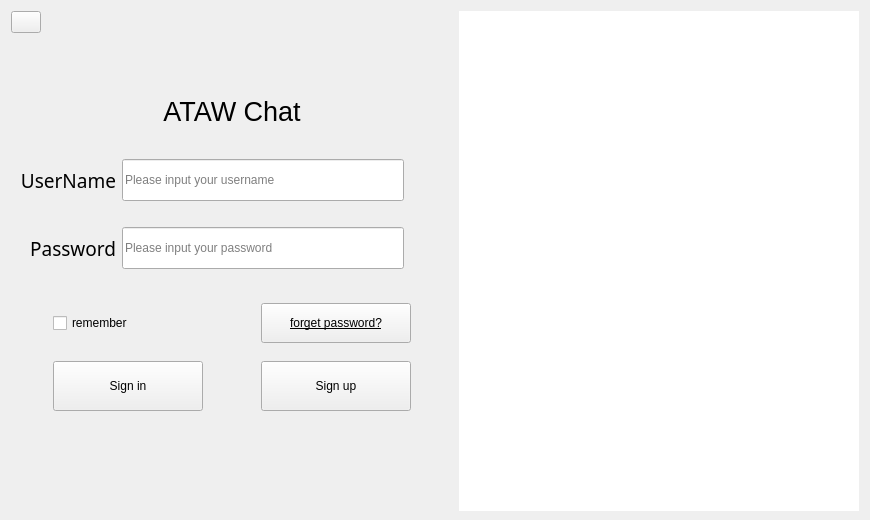
<?xml version="1.0" encoding="UTF-8"?>
<ui version="4.0">
 <class>Page_login</class>
 <widget class="QWidget" name="Page_login">
  <property name="geometry">
   <rect>
    <x>0</x>
    <y>0</y>
    <width>870</width>
    <height>520</height>
   </rect>
  </property>
  <property name="minimumSize">
   <size>
    <width>870</width>
    <height>520</height>
   </size>
  </property>
  <property name="maximumSize">
   <size>
    <width>900</width>
    <height>520</height>
   </size>
  </property>
  <property name="sizeIncrement">
   <size>
    <width>0</width>
    <height>0</height>
   </size>
  </property>
  <property name="windowTitle">
   <string>登录</string>
  </property>
  <property name="windowIcon">
   <iconset resource="../res.qrc">
    <normaloff>:/icon</normaloff>:/icon</iconset>
  </property>
  <property name="toolTip">
   <string>这是登录界面</string>
  </property>
  <property name="styleSheet">
   <string notr="true"/>
  </property>
  <layout class="QGridLayout" name="gridLayout">
   <item row="4" column="0">
    <spacer name="verticalSpacer_5">
     <property name="orientation">
      <enum>Qt::Vertical</enum>
     </property>
     <property name="sizeType">
      <enum>QSizePolicy::Maximum</enum>
     </property>
     <property name="sizeHint" stdset="0">
      <size>
       <width>20</width>
       <height>8</height>
      </size>
     </property>
    </spacer>
   </item>
   <item row="7" column="0">
    <widget class="QWidget" name="widget" native="true">
     <property name="minimumSize">
      <size>
       <width>0</width>
       <height>45</height>
      </size>
     </property>
     <property name="maximumSize">
      <size>
       <width>16777215</width>
       <height>200</height>
      </size>
     </property>
     <layout class="QGridLayout" name="gridLayout_2">
      <property name="topMargin">
       <number>0</number>
      </property>
      <item row="3" column="4">
       <widget class="QPushButton" name="btn_register">
        <property name="minimumSize">
         <size>
          <width>150</width>
          <height>50</height>
         </size>
        </property>
        <property name="maximumSize">
         <size>
          <width>150</width>
          <height>16777215</height>
         </size>
        </property>
        <property name="styleSheet">
         <string notr="true"/>
        </property>
        <property name="text">
         <string>Sign up</string>
        </property>
       </widget>
      </item>
      <item row="3" column="3">
       <spacer name="horizontalSpacer_2">
        <property name="orientation">
         <enum>Qt::Horizontal</enum>
        </property>
        <property name="sizeType">
         <enum>QSizePolicy::Minimum</enum>
        </property>
        <property name="sizeHint" stdset="0">
         <size>
          <width>40</width>
          <height>20</height>
         </size>
        </property>
       </spacer>
      </item>
      <item row="3" column="1">
       <widget class="QPushButton" name="bin_login">
        <property name="minimumSize">
         <size>
          <width>150</width>
          <height>50</height>
         </size>
        </property>
        <property name="maximumSize">
         <size>
          <width>150</width>
          <height>16777215</height>
         </size>
        </property>
        <property name="styleSheet">
         <string notr="true"/>
        </property>
        <property name="text">
         <string>Sign in</string>
        </property>
       </widget>
      </item>
      <item row="1" column="4">
       <widget class="QPushButton" name="btn_forget">
        <property name="minimumSize">
         <size>
          <width>0</width>
          <height>40</height>
         </size>
        </property>
        <property name="maximumSize">
         <size>
          <width>200</width>
          <height>16777215</height>
         </size>
        </property>
        <property name="font">
         <font>
          <underline>true</underline>
         </font>
        </property>
        <property name="layoutDirection">
         <enum>Qt::RightToLeft</enum>
        </property>
        <property name="text">
         <string>forget password?</string>
        </property>
       </widget>
      </item>
      <item row="3" column="5">
       <spacer name="horizontalSpacer_3">
        <property name="orientation">
         <enum>Qt::Horizontal</enum>
        </property>
        <property name="sizeHint" stdset="0">
         <size>
          <width>40</width>
          <height>20</height>
         </size>
        </property>
       </spacer>
      </item>
      <item row="2" column="4">
       <spacer name="verticalSpacer_4">
        <property name="orientation">
         <enum>Qt::Vertical</enum>
        </property>
        <property name="sizeType">
         <enum>QSizePolicy::Maximum</enum>
        </property>
        <property name="sizeHint" stdset="0">
         <size>
          <width>20</width>
          <height>13</height>
         </size>
        </property>
       </spacer>
      </item>
      <item row="4" column="3">
       <spacer name="verticalSpacer">
        <property name="orientation">
         <enum>Qt::Vertical</enum>
        </property>
        <property name="sizeType">
         <enum>QSizePolicy::Maximum</enum>
        </property>
        <property name="sizeHint" stdset="0">
         <size>
          <width>20</width>
          <height>35</height>
         </size>
        </property>
       </spacer>
      </item>
      <item row="1" column="1">
       <widget class="QCheckBox" name="cb_remember">
        <property name="minimumSize">
         <size>
          <width>0</width>
          <height>40</height>
         </size>
        </property>
        <property name="text">
         <string>remember</string>
        </property>
       </widget>
      </item>
      <item row="3" column="0">
       <spacer name="horizontalSpacer_4">
        <property name="orientation">
         <enum>Qt::Horizontal</enum>
        </property>
        <property name="sizeHint" stdset="0">
         <size>
          <width>40</width>
          <height>20</height>
         </size>
        </property>
       </spacer>
      </item>
      <item row="1" column="2" colspan="2">
       <spacer name="horizontalSpacer_5">
        <property name="orientation">
         <enum>Qt::Horizontal</enum>
        </property>
        <property name="sizeHint" stdset="0">
         <size>
          <width>40</width>
          <height>20</height>
         </size>
        </property>
       </spacer>
      </item>
     </layout>
    </widget>
   </item>
   <item row="5" column="0">
    <widget class="QWidget" name="widget_2" native="true">
     <property name="minimumSize">
      <size>
       <width>0</width>
       <height>100</height>
      </size>
     </property>
     <property name="maximumSize">
      <size>
       <width>16777215</width>
       <height>150</height>
      </size>
     </property>
     <layout class="QGridLayout" name="gridLayout_3">
      <property name="bottomMargin">
       <number>0</number>
      </property>
      <item row="0" column="2">
       <spacer name="horizontalSpacer">
        <property name="orientation">
         <enum>Qt::Horizontal</enum>
        </property>
        <property name="sizeType">
         <enum>QSizePolicy::Minimum</enum>
        </property>
        <property name="sizeHint" stdset="0">
         <size>
          <width>40</width>
          <height>20</height>
         </size>
        </property>
       </spacer>
      </item>
      <item row="0" column="1">
       <widget class="QLineEdit" name="le_username">
        <property name="minimumSize">
         <size>
          <width>0</width>
          <height>42</height>
         </size>
        </property>
        <property name="maxLength">
         <number>8</number>
        </property>
        <property name="placeholderText">
         <string>Please input your username</string>
        </property>
       </widget>
      </item>
      <item row="3" column="0">
       <widget class="QLabel" name="lb2">
        <property name="font">
         <font>
          <family>Noto Rashi Hebrew Light</family>
          <pointsize>14</pointsize>
         </font>
        </property>
        <property name="text">
         <string>Password</string>
        </property>
        <property name="alignment">
         <set>Qt::AlignRight|Qt::AlignTrailing|Qt::AlignVCenter</set>
        </property>
       </widget>
      </item>
      <item row="0" column="0">
       <widget class="QLabel" name="lb1">
        <property name="font">
         <font>
          <family>Noto Rashi Hebrew Light</family>
          <pointsize>14</pointsize>
         </font>
        </property>
        <property name="text">
         <string>UserName</string>
        </property>
        <property name="alignment">
         <set>Qt::AlignRight|Qt::AlignTrailing|Qt::AlignVCenter</set>
        </property>
       </widget>
      </item>
      <item row="3" column="1">
       <widget class="QLineEdit" name="le_password">
        <property name="minimumSize">
         <size>
          <width>0</width>
          <height>42</height>
         </size>
        </property>
        <property name="maxLength">
         <number>8</number>
        </property>
        <property name="echoMode">
         <enum>QLineEdit::Password</enum>
        </property>
        <property name="placeholderText">
         <string>Please input your password</string>
        </property>
       </widget>
      </item>
      <item row="1" column="1">
       <spacer name="verticalSpacer_2">
        <property name="orientation">
         <enum>Qt::Vertical</enum>
        </property>
        <property name="sizeType">
         <enum>QSizePolicy::Maximum</enum>
        </property>
        <property name="sizeHint" stdset="0">
         <size>
          <width>20</width>
          <height>20</height>
         </size>
        </property>
       </spacer>
      </item>
     </layout>
    </widget>
   </item>
   <item row="3" column="0">
    <widget class="QLabel" name="lb_title">
     <property name="minimumSize">
      <size>
       <width>0</width>
       <height>50</height>
      </size>
     </property>
     <property name="maximumSize">
      <size>
       <width>16777215</width>
       <height>140</height>
      </size>
     </property>
     <property name="font">
      <font>
       <pointsize>20</pointsize>
      </font>
     </property>
     <property name="styleSheet">
      <string notr="true"/>
     </property>
     <property name="text">
      <string>ATAW Chat</string>
     </property>
     <property name="alignment">
      <set>Qt::AlignCenter</set>
     </property>
    </widget>
   </item>
   <item row="1" column="0">
    <spacer name="verticalSpacer_3">
     <property name="orientation">
      <enum>Qt::Vertical</enum>
     </property>
     <property name="sizeType">
      <enum>QSizePolicy::Maximum</enum>
     </property>
     <property name="sizeHint" stdset="0">
      <size>
       <width>20</width>
       <height>20</height>
      </size>
     </property>
    </spacer>
   </item>
   <item row="0" column="0">
    <widget class="QPushButton" name="setNetBut">
     <property name="maximumSize">
      <size>
       <width>30</width>
       <height>35</height>
      </size>
     </property>
     <property name="styleSheet">
      <string notr="true">border-image: url(:/网络设置.svg);</string>
     </property>
     <property name="text">
      <string/>
     </property>
    </widget>
   </item>
   <item row="0" column="1" rowspan="10">
    <widget class="QLabel" name="lb_image">
     <property name="minimumSize">
      <size>
       <width>400</width>
       <height>500</height>
      </size>
     </property>
     <property name="maximumSize">
      <size>
       <width>400</width>
       <height>16777215</height>
      </size>
     </property>
     <property name="styleSheet">
      <string notr="true">background-color: rgb(255, 255, 255);</string>
     </property>
     <property name="text">
      <string/>
     </property>
    </widget>
   </item>
  </layout>
 </widget>
 <tabstops>
  <tabstop>le_username</tabstop>
  <tabstop>le_password</tabstop>
  <tabstop>btn_register</tabstop>
 </tabstops>
 <resources>
  <include location="../res.qrc"/>
 </resources>
 <connections/>
</ui>
